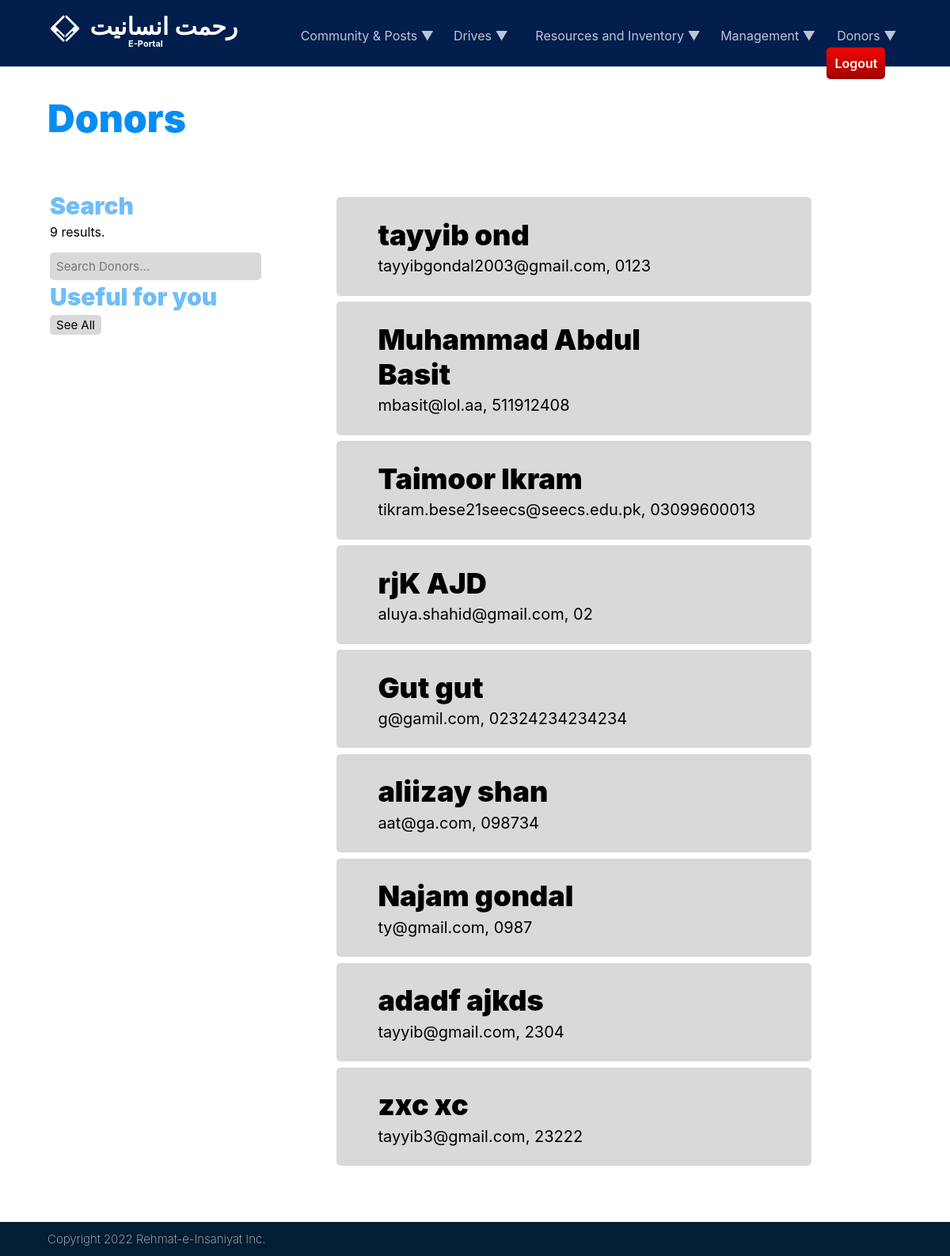
The page /employees/donors/ (signed in) on the database its author committed.
### employees/models.py (models this page shows, shortened)
class Donor(models.Model):
    first_name = models.CharField(max_length=30)
    last_name = models.CharField(max_length=30)
    email = models.EmailField()
    phone_no = models.CharField(max_length=30, unique=True)
    class Meta:
        ordering = ["-id"]

### employees/views.py (the view)
# urls.py: path('donors/', views.donors, name='donors'),
@login_required(login_url='login')
def donors(request):
    if request.GET.get('q') != None:
        q = request.GET.get('q')
    else:
        q = ''
    donors = Donor.objects.filter(
        Q(first_name__icontains=q) |
        Q(last_name__icontains=q)
        )
    donor_count = donors.count()
    context = {
        'donors': donors,
        'donor_count': donor_count,
    }
    return render(request, 'employees/donors.html', context)

### employees/templates/employees/donors.html
{% extends 'main.html' %}
{% block content %}
<div class="pg_head_container">
    <element class="pg_head">Donors</element>
</div>
<table id="pg_divider" style="margin: 5%; width:90%">
    <tr>
        <td width=30% style="vertical-align: top; padding-right: 5%;">
            <element class="subhead">Search</element>
            <element class="pg_txt">{{ donor_count }} results.</element>
            <form method="GET" action="{% url 'donors' %}">
                <input class="usr_rect" type="search" name="q" placeholder="Search Donors...">
            </form>
            <element class="subhead">Useful for you</element>
            <a href="{% url 'donors' %}"><button class="pst_filter">See All</button></a>
        </td>
        <td width="70%">
            {% for donor in donors %}
            <table class="pst_container" style="width: 80%; margin-left: 5%;">
                <tr>
                    <td width=100%>
                        <div class="pst_title">{{ donor.first_name }} {{ donor.last_name }}</div>
                        <element class="pst_txt" style="padding-bottom: 0%;">{{ donor.email }}, {{ donor.phone_no }}</element>
                    </td>
                    <td>
                    </td>
                </tr>
            </table>
            {% endfor %}
        </td>
    </tr>
</table>
{% endblock content %}

### static/css/page_header.css (style rules this page uses)
.pg_head_container { width: 30%; margin-left: 5%; font-size: 20px; position: relative; vertical-align: middle; }
.pg_head { margin-top: 10%; display: block; color: #058DF3; font-family: 'Inter Black'; font-size: 48px; }
.pg_txt { margin-top: 1%; margin-bottom: 5%; color: black; display: block; font-family: 'Inter'; }

### static/css/extra_txtfx.css (style rules this page uses)
.subhead { position: relative; color: #058cf393; top: 0%; padding-bottom: 1%; font-family: "Inter Black"; display: block; opacity: 100%; font-weight: bolder; font-size: 30px; }

### static/css/post.css (style rules this page uses)
.pst_container { padding: 3%; margin-top: 1%; width: 100%; display: block; background-color: rgb(180, 180, 180, 0.5); border-radius: 5px; margin-bottom: 1%; }
.pst_title { padding-left: 5%; position: relative; display: block; font-family: 'Inter Black'; font-size: 36px; width: 70%; }
.pst_txt { width: 90%; padding-left: 5%; padding-bottom: 3%; margin-top: 1%; position: relative; display: block; font-family: 'Inter'; font-size: 20px; }
.pst_filter { font-size: 15px; font-family: 'Inter'; padding: 1%; padding-left: 3%; padding-right: 3%; margin-top: 1%; margin-bottom: 1%; border: 0px; border-radius: 5px; background-color: #D9D9D9; display: inline-block; color: rgba(0, 0, 0, 1); width: fit-content; }

### static/css/user_fields.css (style rules this page uses)
.usr_rect { width: 100%; font-size: 15px; font-family: 'Inter'; padding: 3%; margin-top: 1%; margin-bottom: 1%; border: 0px; border-radius: 5px; background-color: #D9D9D9; color: rgba(0, 0, 0, 0.50); height: fit-content; }

### rows shown on the page
Donor: first_name "tayyib", last_name "ond", email "tayyibgondal2003@gmail.com", phone_no "0123"
Donor: first_name "Muhammad", last_name "Abdul Basit", email "mbasit@lol.aa", phone_no "511912408"
Donor: first_name "Taimoor", last_name "Ikram", email "tikram.bese21seecs@seecs.edu.pk", phone_no "03099600013"
Donor: first_name "rjK", last_name "AJD", email "aluya.shahid@gmail.com", phone_no "02"
Donor: first_name "Gut", last_name "gut", email "g@gamil.com", phone_no "02324234234234"
Donor: first_name "aliizay", last_name "shan", email "aat@ga.com", phone_no "098734"
Donor: first_name "Najam", last_name "gondal", email "ty@gmail.com", phone_no "0987"
Donor: first_name "adadf", last_name "ajkds", email "tayyib@gmail.com", phone_no "2304"
Donor: first_name "zxc", last_name "xc", email "tayyib3@gmail.com", phone_no "23222"

### other values the page prints
{{ donor_count }} "9"
